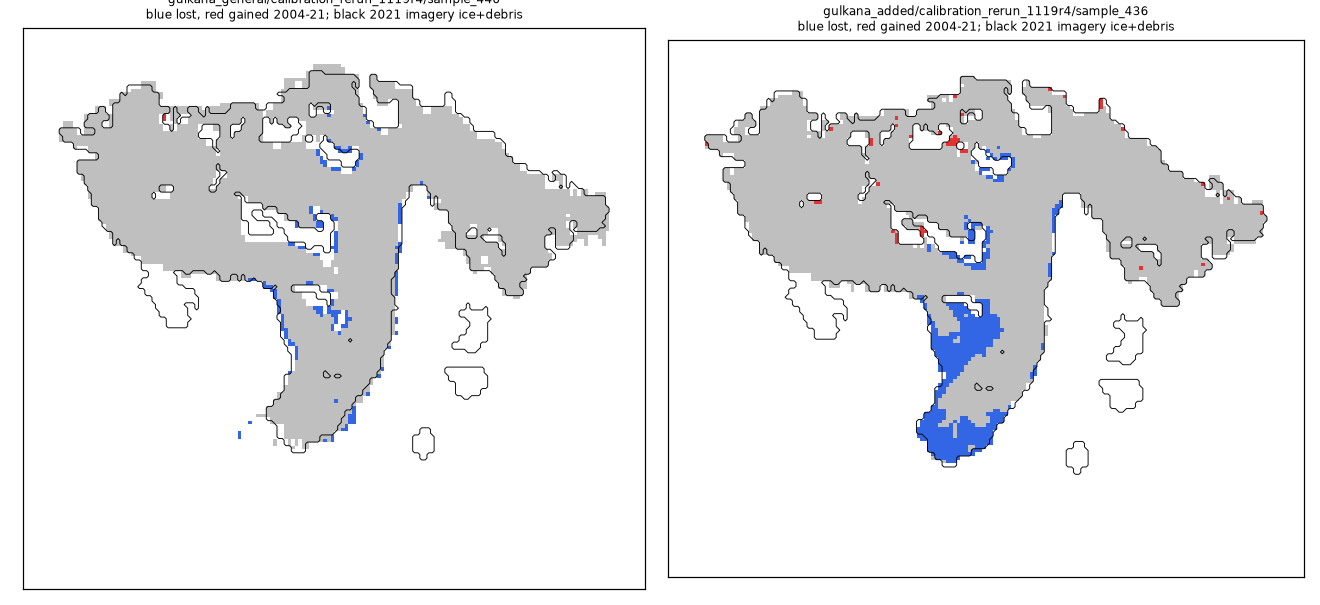

Source code (Python):
#!/usr/bin/env python3
"""Model glacier (ice + debris) in 2004 and 2021 against the 2021 imagery's ice, for rerun folders' glacier_change/maps.npz.

    tongue_map.py out.png runs/gulkana_general/calibration_rerun_1119r4/sample_440 ...
"""
import sys

import matplotlib.pyplot as plt
import numpy as np

out, dirs = sys.argv[1], sys.argv[2:]
fig, axs = plt.subplots(1, len(dirs), figsize=(6 * len(dirs), 5.5))
for ax, d in zip(np.atleast_1d(axs), dirs):
    m = np.load(f"{d}/glacier_change/maps.npz")
    g04 = m["model_ice_2004-08-14"] | m["model_debris_2004-08-14"]
    g21 = m["model_ice_2021-08-02"] | m["model_debris_2021-08-02"]
    img = np.isin(m["classes_2021-08-02"], (1, 2))
    rgb = np.ones(g04.shape + (3,))
    rgb[g04 & g21] = (0.75, 0.75, 0.75)
    rgb[g04 & ~g21] = (0.2, 0.4, 0.9)    # lost
    rgb[~g04 & g21] = (0.9, 0.2, 0.2)    # gained
    ax.imshow(rgb)
    ax.contour(img, [0.5], colors="k", linewidths=0.6)
    ax.set_title(f"{d.split('runs/')[-1]}\nblue lost, red gained 2004-21; black 2021 imagery ice+debris", fontsize=8)
    ax.set_xticks([]); ax.set_yticks([])
    print(d, "lost", (g04 & ~g21).sum() * float(m["dx"]) ** 2 / 1e6, "gained", (~g04 & g21).sum() * float(m["dx"]) ** 2 / 1e6)
fig.tight_layout()
fig.savefig(out, dpi=110)
